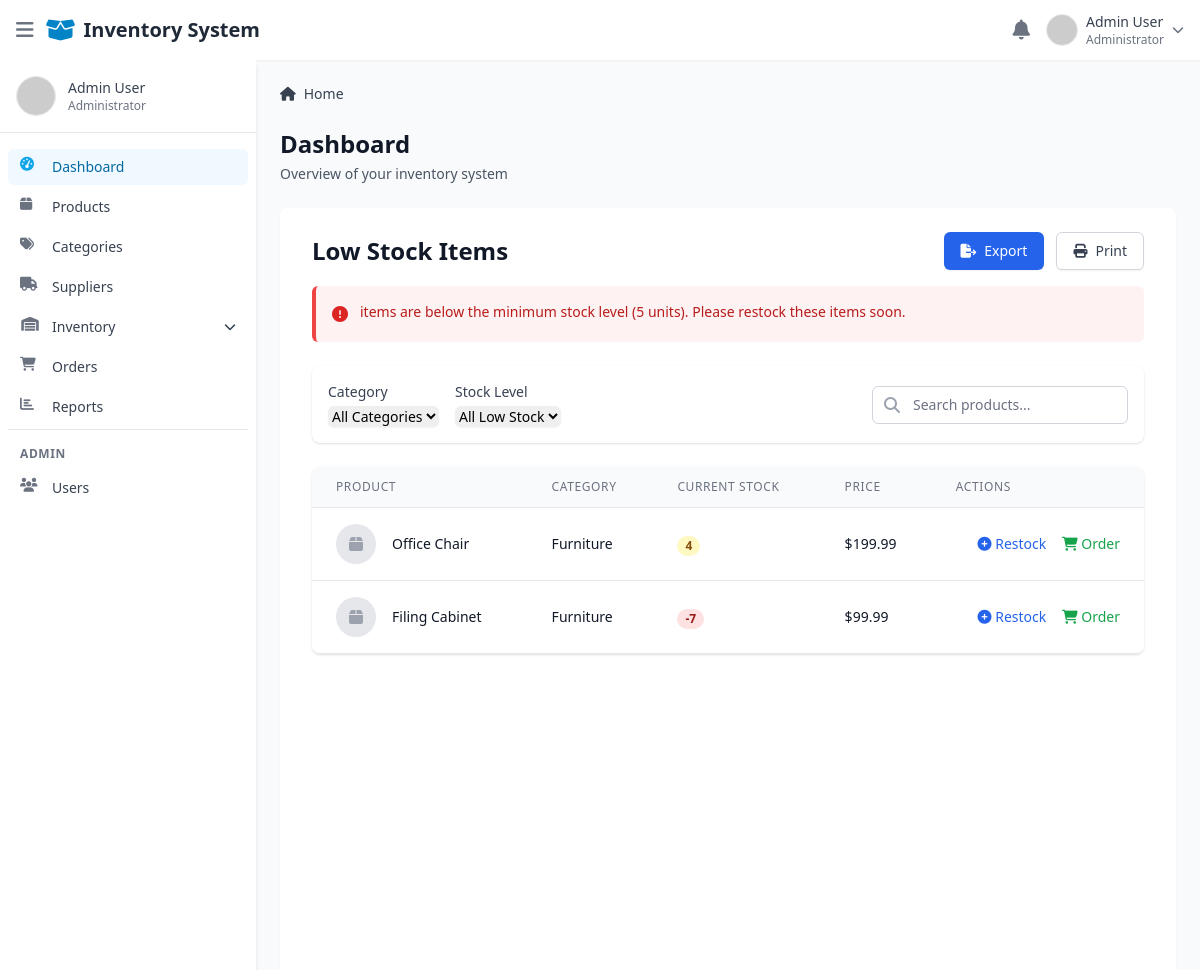
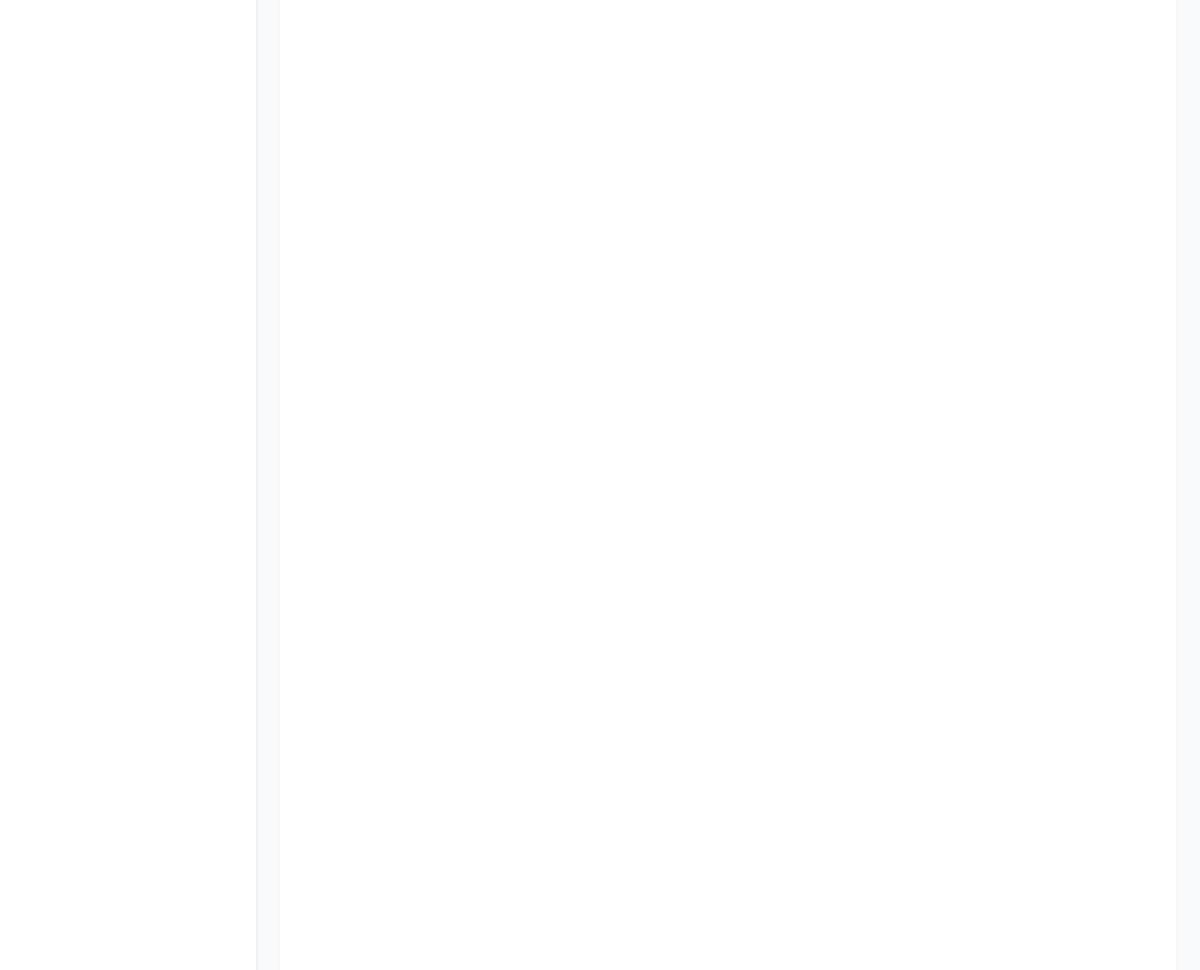
The page /low-stock-items/ (signed in) on the database its author committed (2 pictures, top to bottom).
### main_app/models.py (models this page shows, shortened)
class Product(models.Model):
    name = models.CharField(max_length=200)
    sku = models.CharField(max_length=50, unique=True, blank=True, null=True)
    description = models.TextField(blank=True)
    price = models.DecimalField(max_digits=10, decimal_places=2)
    stock = models.IntegerField(default=0)
    reorder_level = models.IntegerField(default=5)
    image = models.ImageField(upload_to='product_images/', null=True, blank=True)
    category = models.ForeignKey(Category, related_name='products', on_delete=models.CASCADE)
    suppliers = models.ManyToManyField(Supplier, related_name='products', blank=True)
    created_at = models.DateTimeField(auto_now_add=True, null=True)
    updated_at = models.DateTimeField(auto_now=True, null=True)
    is_active = models.BooleanField(default=True)
    def image_preview(self):
        if self.image:
            return format_html('<img src="{}" width="50" height="50" style="object-fit:cover;" />', self.image.url)
        return "No image"
    image_preview.short_description = "Preview"

class Category(models.Model):
    name = models.CharField(max_length=200)
    description = models.TextField(blank=True, null=True)
    created_at = models.DateTimeField(auto_now_add=True, null=True)
    updated_at = models.DateTimeField(auto_now=True, null=True)
    class Meta:
        verbose_name_plural = "Categories"

### main_app/views.py (the view)
# urls.py: path('low-stock-items/', views.low_stock_items, name='low_stock_items'),
@login_required
def low_stock_items(request):
    low_stock_products = Product.objects.filter(
        stock__lt=F('reorder_level')
    ).select_related('category')
    low_stock_categories = low_stock_products.values_list('category__name', flat=True).distinct()
    paginator = Paginator(low_stock_products, 10)
    page_number = request.GET.get('page')
    low_stock_page = paginator.get_page(page_number)
    context = {
        'low_stock_products': low_stock_page,
        'low_stock_categories': low_stock_categories,
        'low_stock_count': low_stock_products.count()
    }
    return render(request, 'low_stock_items.html', context)

### main_app/views.py (called while the page is built)
def notifications_processor(request):
    if request.user.is_authenticated:
        unread_count = Notification.objects.filter(recipient=request.user, is_read=False).count()
        recent_notifications = Notification.objects.filter(recipient=request.user).order_by('-created_at')[:5]
        return {
            'unread_notification_count': unread_count,
            'recent_notifications': recent_notifications,
        }
    return {
        'unread_notification_count': 0,
        'recent_notifications': [],
    }

### templates/low_stock_items.html (shortened to what this page needs)
{% extends 'base.html' %}
{% block content %}
<div class="flex h-screen overflow-hidden">
    <div class="flex flex-col flex-1 w-0 overflow-hidden">
        <main class="relative flex-1 overflow-y-auto focus:outline-none">
            <div class="py-6">
                <div class="px-4 mx-auto max-w-7xl sm:px-6 md:px-8">
                    <div class="flex items-center justify-between">
                        <h1 class="text-2xl font-semibold text-gray-900">Low Stock Items</h1>
                        <div class="flex space-x-3">
                            <button class="inline-flex items-center px-4 py-2 text-sm font-medium text-white bg-blue-600 border border-transparent rounded-md shadow-sm hover:bg-blue-700 focus:outline-none focus:ring-2 focus:ring-offset-2 focus:ring-blue-500">
                                <i class="fas fa-file-export mr-2"></i>
                                Export
                            </button>
                            <button class="inline-flex items-center px-4 py-2 text-sm font-medium text-gray-700 bg-white border border-gray-300 rounded-md shadow-sm hover:bg-gray-50 focus:outline-none focus:ring-2 focus:ring-offset-2 focus:ring-blue-500">
                                <i class="fas fa-print mr-2"></i>
                                Print
                            </button>
                        </div>
                    </div>
                </div>
                <div class="px-4 mx-auto max-w-7xl sm:px-6 md:px-8">
                    <div class="p-4 mt-4 mb-6 border-l-4 border-red-500 bg-red-50 rounded-md">
                        <div class="flex">
                            <div class="flex-shrink-0">
                                <i class="fas fa-exclamation-circle text-red-600"></i>
                            </div>
                            <div class="ml-3">
                                <p class="text-sm text-red-700">
                                     items are below the minimum stock level (5 units). Please restock these items soon.
                                </p>
                            </div>
                        </div>
                    </div>
                    <div class="p-4 mb-6 bg-white rounded-lg shadow">
                        <div class="flex flex-col md:flex-row md:items-center md:justify-between space-y-3 md:space-y-0 md:space-x-4">
                            <div class="flex flex-col md:flex-row md:items-center space-y-3 md:space-y-0 md:space-x-4">
                                <div>
                                    <label for="category-filter" class="block text-sm font-medium text-gray-700">Category</label>
                                    <select id="category-filter" class="block w-full mt-1 border-gray-300 rounded-md shadow-sm focus:ring-blue-500 focus:border-blue-500 sm:text-sm">
                                        <option value="">All Categories</option>
                                    </select>
                                </div>
                                <div>
                                    <label for="stock-level" class="block text-sm font-medium text-gray-700">Stock Level</label>
                                    <select id="stock-level" class="block w-full mt-1 border-gray-300 rounded-md shadow-sm focus:ring-blue-500 focus:border-blue-500 sm:text-sm">
                                        <option value="all">All Low Stock</option>
                                    </select>
                                </div>
                            </div>
                            <div class="relative">
                                <input type="text" id="search-input" placeholder="Search products..." class="block w-full pl-10 pr-3 py-2 border border-gray-300 rounded-md leading-5 bg-white placeholder-gray-500 focus:outline-none focus:placeholder-gray-400 focus:ring-1 focus:ring-blue-500 focus:border-blue-500 sm:text-sm">
                                <div class="absolute inset-y-0 left-0 flex items-center pl-3 pointer-events-none">
                                </div>
                            </div>
                        </div>
                    </div>
                    <div class="flex flex-col mt-6">
                        <div class="-my-2 overflow-x-auto sm:-mx-6 lg:-mx-8">
                            <div class="py-2 align-middle inline-block min-w-full sm:px-6 lg:px-8">
                                <div class="shadow overflow-hidden border-b border-gray-200 sm:rounded-lg">
                                    <table class="min-w-full divide-y divide-gray-200">
                                        <thead class="bg-gray-50">
                                            <tr>
                                                <th scope="col" class="px-6 py-3 text-left text-xs font-medium text-gray-500 uppercase tracking-wider">
                                                    Product
                                                </th>
                                                <th scope="col" class="px-6 py-3 text-left text-xs font-medium text-gray-500 uppercase tracking-wider">
                                                    Category
                                                </th>
                                                <th scope="col" class="px-6 py-3 text-left text-xs font-medium text-gray-500 uppercase tracking-wider">
                                                    Current Stock
                                                </th>
                                                <th scope="col" class="px-6 py-3 text-left text-xs font-medium text-gray-500 uppercase tracking-wider">
                                                    Price
                                                </th>
                                                <th scope="col" class="px-6 py-3 text-left text-xs font-medium text-gray-500 uppercase tracking-wider">
                                                    Actions
                                                </th>
                                            </tr>
                                        </thead>
                                        <tbody class="bg-white divide-y divide-gray-200">
                                            {% if low_stock_products %}
                                                {% for product in low_stock_products %}
                                                    <tr>
                                                        <td class="px-6 py-4 whitespace-nowrap">
                                                            <div class="flex items-center">
                                                                <div class="flex-shrink-0 h-10 w-10">
                                                                    {% if product.image %}
                                                                        <img class="h-10 w-10 rounded-full" src="{{ product.image.url }}" alt="{{ product.name }}">
                                                                    {% else %}
                                                                        <div class="h-10 w-10 rounded-full bg-gray-200 flex items-center justify-center">
                                                                            <i class="fas fa-box text-gray-400"></i>
                                                                        </div>
                                                                    {% endif %}
                                                                </div>
                                                                <div class="ml-4">
                                                                    <div class="text-sm font-medium text-gray-900">{{ product.name }}</div>
                                                                </div>
                                                            </div>
                                                        </td>
                                                        <td class="px-6 py-4 whitespace-nowrap">
                                                            <div class="text-sm text-gray-900">{{ product.category.name }}</div>
                                                        </td>
                                                        <td class="px-6 py-4 whitespace-nowrap">
                                                            <span
                                                                class="px-2 inline-flex text-xs leading-5 font-semibold rounded-full
                                                                {% if product.stock <= 2 %}
                                                                    bg-red-100 text-red-800
                                                                {% else %}
                                                                    bg-yellow-100 text-yellow-800
                                                                {% endif %}">
                                                                {{ product.stock }}
                                                            </span>
                                                        </td>
                                                        <td class="px-6 py-4 whitespace-nowrap">
                                                            <div class="text-sm text-gray-900">${{ product.price }}</div>
                                                        </td>
                                                        <td class="px-6 py-4 whitespace-nowrap text-right text-sm font-medium">
                                                            <a href="{% url 'stock_in' %}" class="text-blue-600 hover:text-blue-900 mr-3">
                                                                <i class="fas fa-plus-circle"></i> Restock
                                                            </a>
                                                            <a href="#" class="text-green-600 hover:text-green-900">
                                                                <i class="fas fa-shopping-cart"></i> Order
                                                            </a>
                                                        </td>
                                                    </tr>
                                                {% endfor %}
                                            {% else %}
                                                <tr>
                                                    <td colspan="5" class="px-6 py-4 text-center text-sm text-gray-500">
                                                        No low stock items found.
                                                    </td>
                                                </tr>
                                            {% endif %}
                                        </tbody>
                                    </table>
                                </div>
                            </div>
                        </div>
                    </div>
                </div>
            </div>
        </main>
    </div>
</div>
{% endblock %}

### rows shown on the page
Product: name "Office Chair", category.name "Furniture", stock "4", price "199.99"
Product: name "Filing Cabinet", category.name "Furniture", stock "-7", price "99.99"
